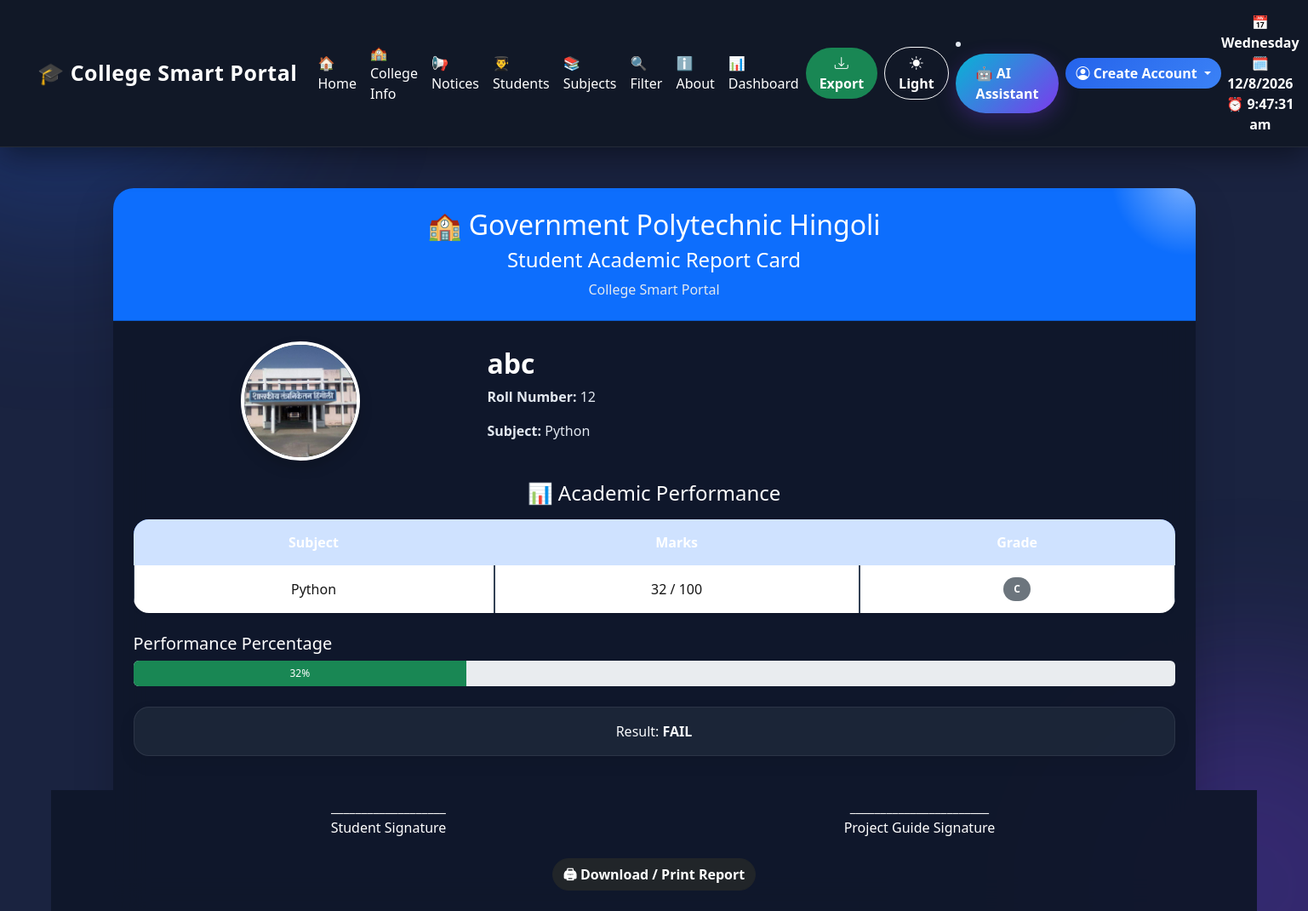
The app's page /report_card/41 with its own data.
### tables this page shows
CREATE TABLE stud (
            id INTEGER PRIMARY KEY AUTOINCREMENT,
            name TEXT NOT NULL,
            roll_no INTEGER NOT NULL,
            marks INTEGER NOT NULL
        , Subject TEXT, photo TEXT);

### app.py (the view)
@app.route('/report_card/<int:student_id>')
def report_card(student_id):
    conn = get_db(MOHINI_DB)
    student = conn.execute(
        "SELECT * FROM stud WHERE id=?",
        (student_id,)
    ).fetchone()
    conn.close()
    if student is None:
        flash("Student not found!", "danger")
        return redirect(url_for('students'))
    marks = student['marks']
    if marks >= 90:
        grade = "A+"
    elif marks >= 80:
        grade = "A"
    elif marks >= 70:
        grade = "B+"
    elif marks >= 60:
        grade = "B"
    else:
        grade = "C"
    result = "PASS" if marks >= 35 else "FAIL"
    return render_template(
        "report_card.html",
        student=student,
        grade=grade,
        result=result
    )

### database.py (called while the page is built)
def get_db(MOHINI_DB):
    conn = sqlite3.connect(MOHINI_DB)
    conn.row_factory = sqlite3.Row
    return conn

### templates/report_card.html (shortened to what this page needs)
{% extends "base.html" %}
{% block content %}
<div class="container mt-5 mb-5">
    <div class="card shadow-lg border-0">
        <div class="card-header bg-primary text-white text-center p-4">
            <h2>🏫 Government Polytechnic Hingoli</h2>
            <h4>Student Academic Report Card</h4>
            <p class="mb-0">College Smart Portal</p>
        </div>
        <div class="card-body p-4">
            <div class="row align-items-center mb-4">
                <div class="col-md-4 text-center">
                    {% if student.photo %}
                    <img src="{{ url_for('static',filename='uploads/'+student.photo) }}"
                    width="140"
                    height="140"
                    class="rounded-circle shadow"
                    style="object-fit:cover;">
                    {% else %}
                    <img src="{{ url_for('static',filename='uploads/default.png') }}"
                    width="140"
                    height="140"
                    class="rounded-circle shadow">
                    {% endif %}
                </div>
                <div class="col-md-8">
                    <h2 class="fw-bold">
                        {{student.name}}
                    </h2>
                    <p>
                        <b>Roll Number:</b> {{student.roll_no}}
                    </p>
                    <p>
                        <b>Subject:</b> {{student.Subject}}
                    </p>
                </div>
            </div>
<h4 class="text-center mb-3">
    📊 Academic Performance
</h4>
<table class="table table-bordered text-center shadow-sm">
    <thead class="table-primary">
        <tr>
            <th>Subject</th>
            <th>Marks</th>
            <th>Grade</th>
        </tr>
    </thead>
    <tbody>
        <tr>
            <td>
                {{ student.Subject }}
            </td>
            <td>
                {{ student.marks }} / 100
            </td>
            <td>
                {% if grade=="A+" %}
                    <span class="badge bg-success">A+</span>
                {% elif grade=="A" %}
                    <span class="badge bg-primary">A</span>
                {% elif grade=="B+" %}
                    <span class="badge bg-warning text-dark">B+</span>
                {% else %}
                    <span class="badge bg-secondary">{{ grade }}</span>
                {% endif %}
            </td>
        </tr>
    </tbody>
</table>
            <div class="mt-4">
                <h5>
                    Performance Percentage
                </h5>
                <div class="progress"
                style="height:30px;">
                    <div class="progress-bar bg-success"
                    style="width:{{student.marks}}%">
                    {{student.marks}}%
                    </div>
                </div>
            </div>
            <div class="text-center mt-4">
            {% if result=="PASS" %}
                <div class="alert alert-success">
                    🎉 Congratulations!
                    <br>
                    Result: <b>PASS</b>
                </div>
            {% else %}
                <div class="alert alert-danger">
                    Result:
                    <b>FAIL</b>
                </div>
            {% endif %}
            </div>
            <div class="row mt-5 text-center">
                <div class="col-md-6">
                    ___________________
                    <br>
                    Student Signature
                </div>
                <div class="col-md-6">
                  _______________________
                   <br>
                        Project Guide Signature
                </div>
            </div>
            <div class="text-center mt-4">
                <button onclick="window.print()" class="btn btn-dark print-btn">
                🖨 Download / Print Report
                </button>
            </div>
        </div>
    </div>
</div>
{% endblock %}

### records on screen
stud: photo (picture), name "abc", roll_no "12", Subject "Python", marks "32"

### other values on screen
{{ session['username'] if session.get('username') else 'Create Account' }} "Create Account"
{{ grade }} "C"
